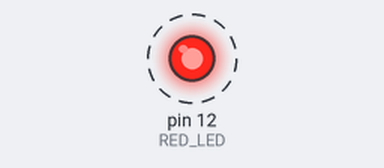
Bench run of a sketch on a simulated Arduino Uno, built with avr-gcc and run on an emulated ATmega328P. On the bench: output pins drawn as LEDs (lit = HIGH). Dashed ring = blinking.

Above: at 0.5 s.
Timing chart, 0 to 4.6 s (numbered marks = the images above):
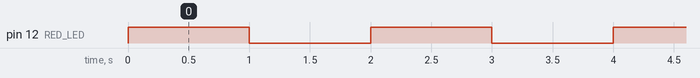

Measured:
- by itself, pin 12 (RED_LED): alternates HIGH for 1.0 s and LOW for 1.0 s

The sketch:

practice_ems1.ino
```cpp
const int RED_LED = 12; // 이지모듈쉴드에서 빨간색 LED가 12번 pin에 연결

void setup() {
  // put your setup code here, to run once:
  pinMode(RED_LED, OUTPUT);
}

void loop() {
  // put your main code here, to run repeatedly:
  // 발간색 LED 켜기
  digitalWrite(RED_LED, HIGH);
  delay(1000);

  // 빨간색 LED 끄기
  digitalWrite(RED_LED, LOW);
  delay(1000);
}
```
